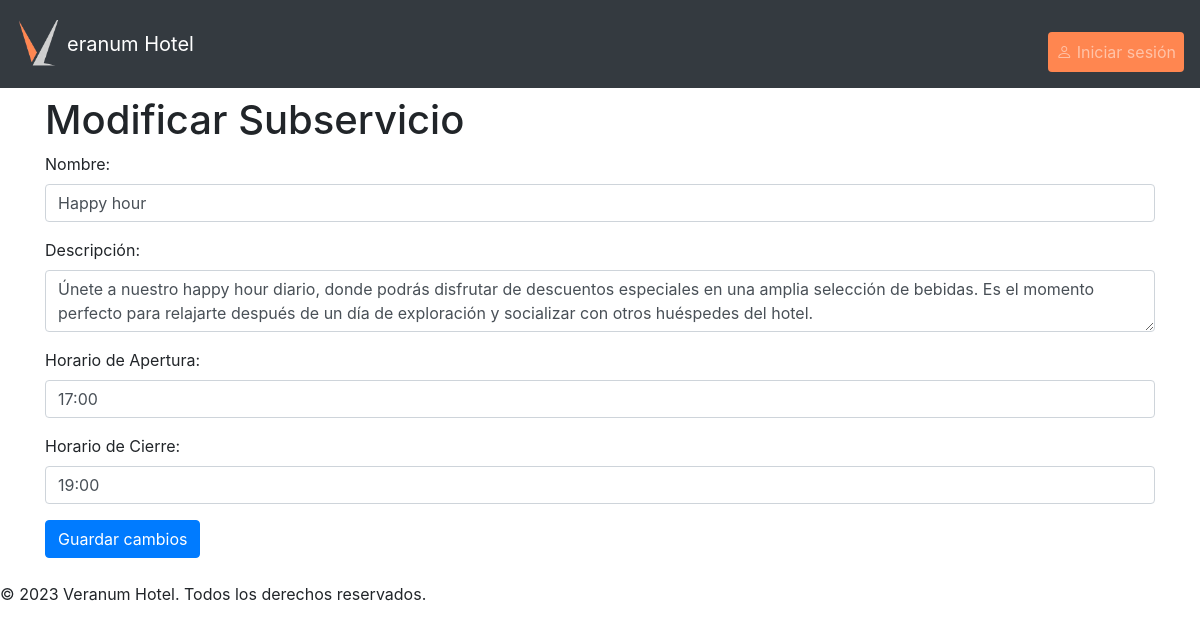
The page /subservicio/6/modificar/ on the database its author committed.
### VeranumApp/models.py (models this page shows, shortened)
class Subservicio(models.Model):
    idSubservicio = models.AutoField(primary_key=True)
    nombre = models.CharField(max_length=100)
    descripcion = models.TextField(max_length=400)
    horarioApertura = models.TimeField()
    horarioCierre = models.TimeField()
    servicio = models.ForeignKey(ServicioHoteleria, on_delete=models.CASCADE)
    imagen = models.ImageField(default='static/img/servicio_prueba.jpg', upload_to='static/img')

### VeranumApp/views.py (the view, shortened to what this page needs)
# urls.py: path('subservicio/<int:subservicio_id>/modificar/', views.modificar_subservicio, name='modificar_subservicio'),
def modificar_subservicio(request, subservicio_id):
    subservicio = Subservicio.objects.get(idSubservicio=subservicio_id)
    return render(request, 'modificar_subservicio.html', {'subservicio': subservicio})

### VeranumApp/templates/modificar_subservicio.html (shortened to what this page needs)
{% extends 'base.html' %}
{% block content %}
  <h1>Modificar Subservicio</h1>
  <form method="POST" action="{% url 'guardar_modificacion_subservicio' subservicio.idSubservicio %}">
    <div class="form-group">
      <label for="nombre">Nombre:</label>
      <input type="text" class="form-control" id="nombre" name="nombre" value="{{ subservicio.nombre }}">
    </div>
    <div class="form-group">
      <label for="descripcion">Descripción:</label>
      <textarea class="form-control" id="descripcion" name="descripcion">{{ subservicio.descripcion }}</textarea>
    </div>
    <div class="form-group">
      <label for="horarioApertura">Horario de Apertura:</label>
      <input type="text" class="form-control" id="horarioApertura" name="horarioApertura" value="{{ subservicio.horarioApertura }}">
    </div>
    <div class="form-group">
      <label for="horarioCierre">Horario de Cierre:</label>
      <input type="text" class="form-control" id="horarioCierre" name="horarioCierre" value="{{ subservicio.horarioCierre }}">
    </div>
    <button type="submit" class="btn btn-primary">Guardar cambios</button>
  </form>
{% endblock %}

### static/css/style.css (style rules this page uses)
html { scroll-behavior: ; }
body { transition: 0.3s all ease-in-out; }

### rows shown on the page
Subservicio: nombre "Happy hour", descripcion "Únete a nuestro happy hour diario, donde podrás disfrutar de descuentos especiales en una amplia selección de bebidas. Es el momento perfecto para relajarte después de un día de exploración y socializar con otros huéspedes del hotel.", horarioApertura "17:00", horarioCierre "19:00"
